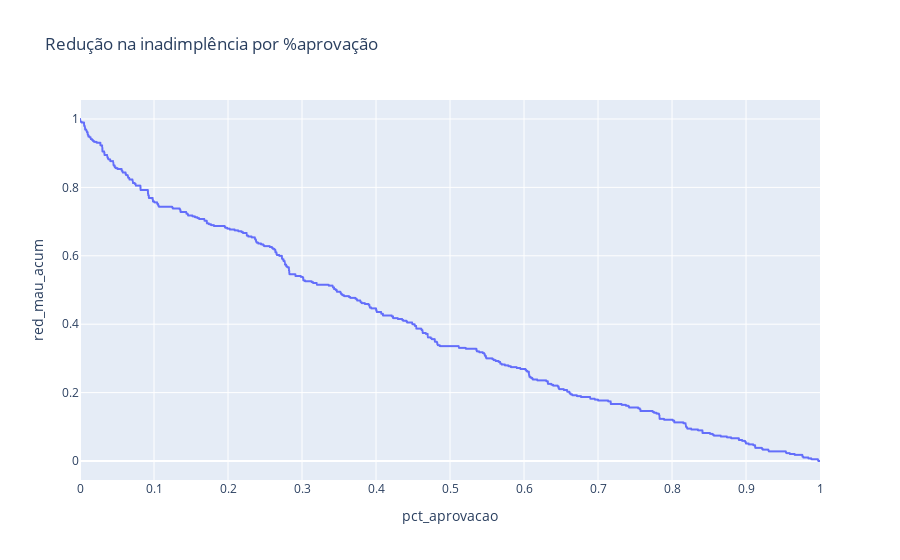

The notebook cell this image was saved under:
### Code cell
fig = px.line(df3, x="pct_aprovacao", y="red_mau_acum", title='Redução na inadimplência por %aprovação')
fig.show()

### Figure 1 — Plotly figure (JSON) as saved in the notebook; plotly's stock layout.template omitted (floating-point values rounded to 4 significant figures; data arrays with more than 128 entries replaced by an {"elided": "..."} marker saying what was removed)
{"data": [{"hovertemplate": "pct_aprovacao=%{x}<br>red_mau_acum=%{y}<extra></extra>", "legendgroup": "", "line": {"color": "#636efa", "dash": "solid"}, "marker": {"symbol": "circle"}, "mode": "lines", "name": "", "showlegend": false, "type": "scattergl", "x": {"elided": "16650 float values"}, "xaxis": "x", "y": {"elided": "16650 float values"}, "yaxis": "y"}], "layout": {"legend": {"tracegroupgap": 0}, "title": {"text": "Redução na inadimplência por %aprovação"}, "xaxis": {"anchor": "y", "domain": [0, 1], "title": {"text": "pct_aprovacao"}}, "yaxis": {"anchor": "x", "domain": [0, 1], "title": {"text": "red_mau_acum"}}}}
